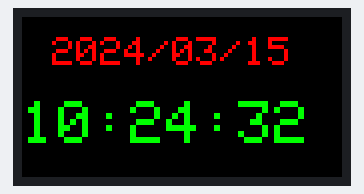
Simulated run of this sketch. Board: ESP32. On the bench: 160×80 colour display. WiFi joins after 1.5 s; servers stay silent unless stated; the local clock reads 2024-03-15 10:24:30 at power-on unless the sketch sets it; what the sketch prints to the serial monitor is not drawn.

Above: at 2.7 s.
At 6.8 s:
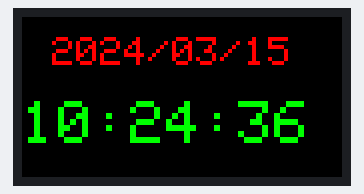
At 10.8 s:
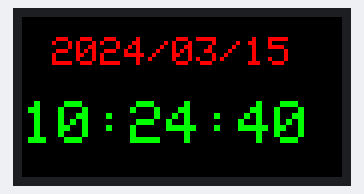
At 19.9 s:
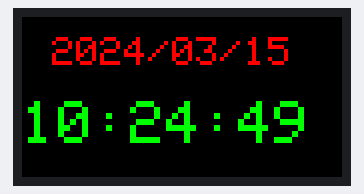
At 29.0 s:
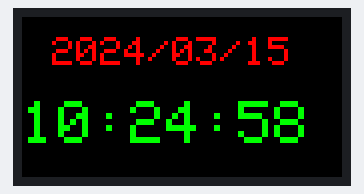
At 38.1 s:
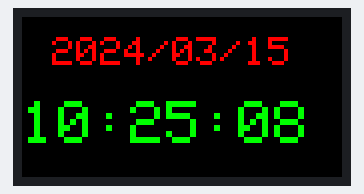

Measured:
- what the display in image 0 shows lasts 1.0 s, from 2.7 s to 3.7 s

The sketch:

M5StickC_Getting_Time_From_NTPServer_102.ino
```cpp
#include "WiFi.h"
#include <M5StickC.h>
#include "time.h"

// Network Credentials
const char* ssid = "tkwtic24";
const char* password =  "20191002";

// NTP Server credentials
const char* ntpServer = "ntp.jst.mfeed.ad.jp";
const long  gmtOffset_sec = 9 * 3600;           // Japan's time is GMT +9
const int daylightOffset_sec = 0;

struct tm timeinfo;

void printLocalTime(){

  if (!getLocalTime(&timeinfo)) {
    Serial.println("Failed to obtain time");
    return;
  }
  Serial.println(&timeinfo,"%Y/%m/%d %a %H:%M:%S");
}

void printM5Lcd(){
  M5.Axp.ScreenBreath(9);
  M5.Lcd.setRotation(3);
  M5.Lcd.setCursor(15, 10);
  M5.Lcd.setTextColor(RED, BLACK);
  M5.Lcd.setTextSize(2);
  M5.Lcd.println(&timeinfo,"%Y/%m/%d \n");
  M5.Lcd.setTextColor(GREEN, BLACK);
  M5.Lcd.setTextSize(3);
  M5.Lcd.println(&timeinfo,"%H:%M:%S");
}

void setup(){
  Serial.begin(115200);
  M5.begin();

  //connect to WiFi
  Serial.printf("Connecting to %s ", ssid);
  WiFi.begin(ssid, password);
  while (WiFi.status() != WL_CONNECTED) {
    delay(500);
    Serial.print(".");
  }
  Serial.println(" CONNECTED");

  //init and get the time
  configTime(gmtOffset_sec, daylightOffset_sec, ntpServer);
  printLocalTime();

  //disconnect WiFi as it's no longer needed
  WiFi.disconnect(true);
  WiFi.mode(WIFI_OFF);
}

void loop(){
  delay(1000);
  printLocalTime();
  printM5Lcd();
}
```
